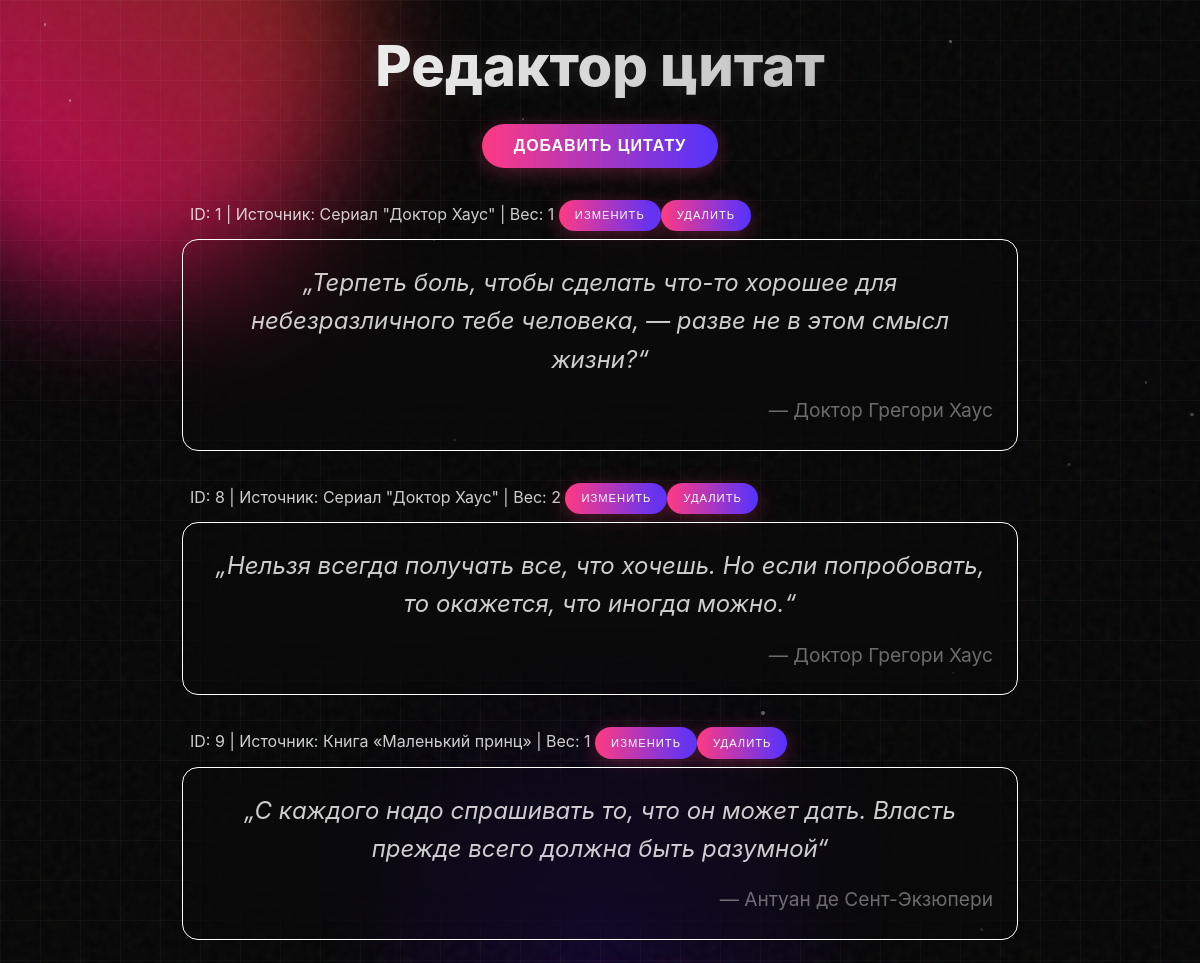
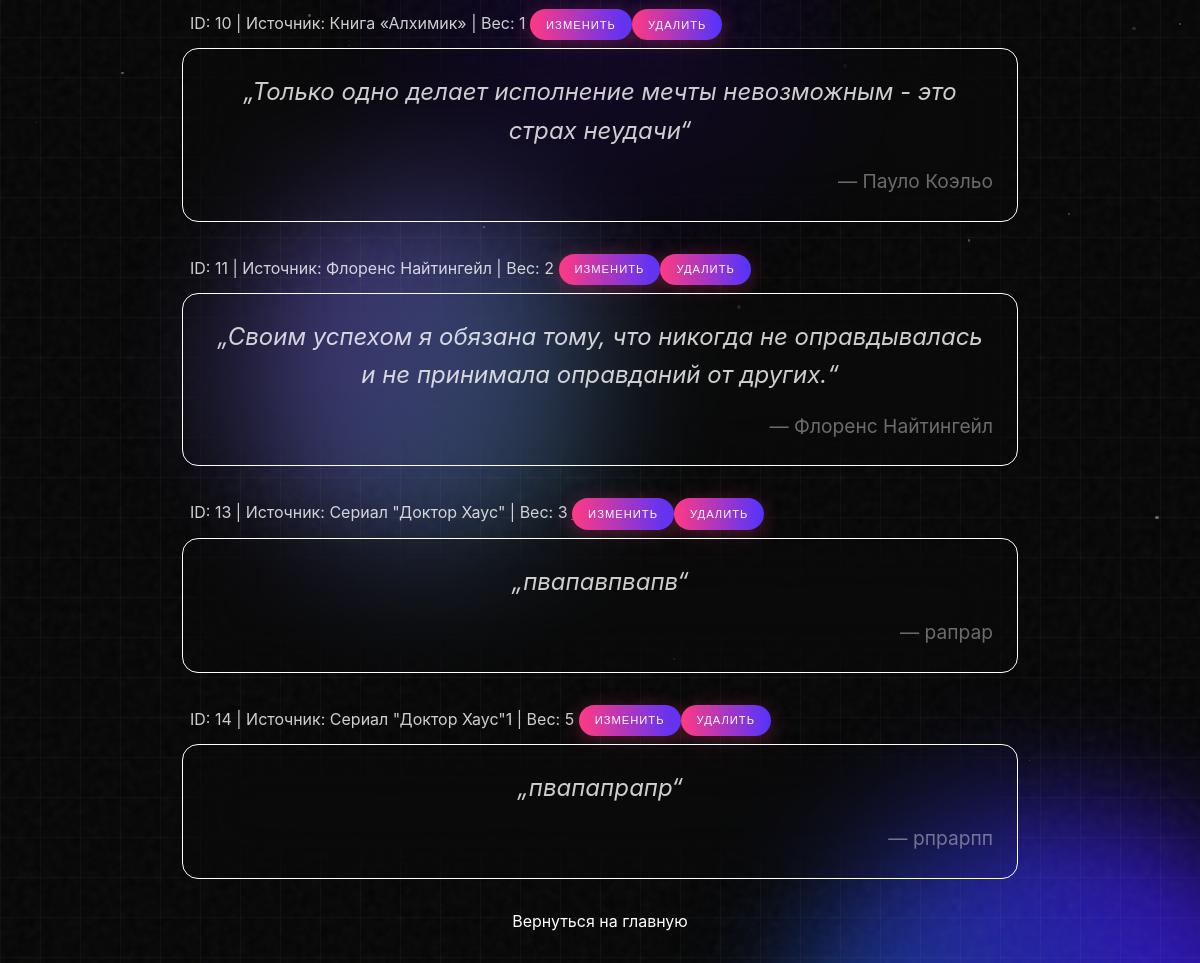
Screenshot of /editor/ with the database file from the repository (2 pictures, top to bottom).
### quotes/models.py (models this page shows, shortened)
class Quote(models.Model):
    source = models.CharField(max_length=150)
    text = models.CharField(max_length=500, unique=True)
    attribution = models.CharField(max_length=150, null=True)
    weight = models.PositiveSmallIntegerField(default=1, validators=[MinValueValidator(1), MaxValueValidator(1000)])

### quotes/views.py (the view)
# urls.py: path("editor/", views.editor, name="editor"),
def editor(request: HttpRequest, quote_id: int = None):
    if quote_id:
        quote = get_object_or_404(Quote, id=quote_id)
    else:
        quote = None
    show_form = False
    form_title = "Изменение цитаты"
    if request.method == "POST":
        form = QuoteForm(request.POST, instance=quote)
        if form.is_valid():
            saved_quote = form.save()
            if not saved_quote:
                print("Quote not saved!")
            return redirect("editor")
        else:
            show_form = True
    else:
        form = QuoteForm(instance=quote)
        if quote_id:
            show_form = True
    quotes = list(Quote.objects.all())
    return render(request, "quotes/editor.html", {"quotes": quotes, "form": form, "show_form": show_form, "form_title": form_title})

### quotes/util.py (called while the page is built)
def get_or_create_user_uuid(request: HttpRequest):
    user_uuid = request.COOKIES.get("user_uuid")
    if not user_uuid:
        user_uuid = str(uuid.uuid4())
    return user_uuid

### quotes/templates/quotes/editor.html (shortened to what this page needs)
{% extends "quotes/base.html" %} {% block title %}Цитаты - Редактор{% endblock %}
{% load static %}
{% block content %}
<div class="content-container">
    <h1>Редактор цитат</h1>
    <div>
        <button class="btn" onclick="addQuote()">Добавить цитату</button>
        <br>
        <ul style="list-style-type: none;margin-top: 2rem;">
            {% for quote in quotes %}
                <li style="margin-bottom: 2rem;">
                    <div id="quote_{{ quote.id }}">
                        <p style="text-align: left; margin: 0.5rem; font-size: 1rem">
                            ID: {{ quote.id }} | Источник: {{ quote.source }} | Вес: {{ quote.weight }}
                            <button onclick="editQuote({{ quote.id }})" class="btn-sml">Изменить</button><button class="btn-sml" onclick="deleteQuote({{ quote.id }})">Удалить</button>
                        </p>
                        <blockquote
                            style="
                                border: white solid 0.1rem;
                                border-radius: 1rem;
                                padding: 1.5rem;
                                backdrop-filter: blur(2rem);
                            "
                        >
                            <p style="font-size: 1.5rem; margin-bottom: 1rem">
                                <i>„{{ quote.text }}“</i>
                            </p>
                            <p style="text-align: right; margin-bottom: 0; opacity: 0.5">
                                — {{ quote.attribution }}
                            </p>
                        </blockquote>
                    </div>
                </li>
            {% endfor %}
        </ul>
        <div style="margin-top: 1rem">
            <a style="color: white; text-decoration: none" href="/"
                >Вернуться на главную</a
            >
        </div>
    </div>
</div>
{% endblock %}

### quotes/static/quotes/styles/main.css (style rules this page uses)
h1 { color: red; }
* { margin: 0; padding: 0; box-sizing: border-box; }
body { font-family: "Inter", "Helvetica Neue", sans-serif; overflow: hidden; background-color: #050505; color: white; height: 100vh; display: flex; align-items: center; justify-content: center; }
.content-container { position: relative; z-index: 10; text-align: center; max-width: 900px; padding: 2rem; max-height: 100vh; overflow: auto; scrollbar-width: none; }
h1 { font-size: 3.5rem; font-weight: 800; margin-bottom: 1.5rem; background: linear-gradient(to right, #fff, #acacac); -webkit-background-clip: text; -webkit-text-fill-color: transparent; text-shadow: 0 0 20px rgba(255, 255, 255, 0.1); }
p { font-size: 1.2rem; line-height: 1.6; color: rgba(255, 255, 255, 0.8); margin-bottom: 2rem; }
.btn { background: linear-gradient(90deg, #ff3a82, #5233ff); color: white; font-weight: 600; font-size: 1rem; padding: 0.8rem 2rem; border: none; border-radius: 50px; cursor: pointer; transition: all 0.3s ease; text-transform: uppercase; letter-spacing: 1px; box-shadow: 0 4px 20px rgba(255, 58, 130, 0.3); }
.btn-sml { background: linear-gradient(90deg, #ff3a82, #5233ff); color: white; font-weight: normal; font-size: 0.7rem; padding: 0.6rem 1rem; border: none; border-radius: 50px; cursor: pointer; transition: all 0.3s ease; text-transform: uppercase; letter-spacing: 1px; box-shadow: 0 4px 20px rgba(255, 58, 130, 0.3); }

### rows the page displays
Quote: id "1", source "Сериал \"Доктор Хаус\"", weight "1", text "Терпеть боль, чтобы сделать что-то хорошее для небезразличного тебе человека, — разве не в этом смысл жизни?", attribution "Доктор Грегори Хаус"
Quote: id "8", source "Сериал \"Доктор Хаус\"", weight "2", text "Нельзя всегда получать все, что хочешь. Но если попробовать, то окажется, что иногда можно.", attribution "Доктор Грегори Хаус"
Quote: id "9", source "Книга «Маленький принц»", weight "1", text "С каждого надо спрашивать то, что он может дать. Власть прежде всего должна быть разумной", attribution "Антуан де Сент-Экзюпери"
Quote: id "10", source "Книга «Алхимик»", weight "1", text "Только одно делает исполнение мечты невозможным - это страх неудачи", attribution "Пауло Коэльо"
Quote: id "11", source "Флоренс Найтингейл", weight "2", text "Своим успехом я обязана тому, что никогда не оправдывалась и не принимала оправданий от других.", attribution "Флоренс Найтингейл"
Quote: id "13", source "Сериал \"Доктор Хаус\"", weight "3", text "пвапавпвапв", attribution "рапрар"
Quote: id "14", source "Сериал \"Доктор Хаус\"1", weight "5", text "пвапапрапр", attribution "рпрарпп"
